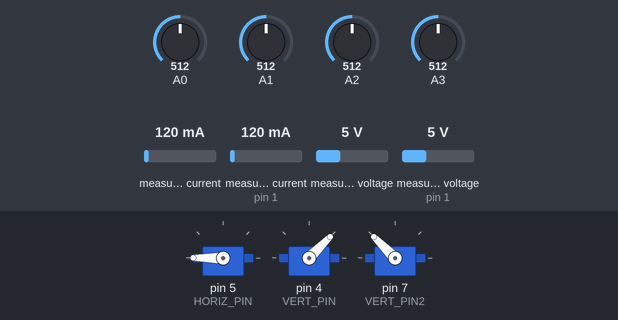
Recording of a sketch running on a simulated Arduino Uno, built with avr-gcc and run on an emulated ATmega328P. Shown: 3 × servo. Inputs (shaded band) come from the test bench; at power-on: A0 = 512, A1 = 512, A2 = 512, A3 = 512, measured current 120 mA, measured current (sensor on pin 1) 120 mA, measured voltage 5 V, measured voltage (sensor on pin 1) 5 V. The local clock reads 2024-03-15 10:24:30 at power-on unless the sketch sets it; storage starts empty; what the sketch prints to the serial monitor is not drawn.

Above: at 3.7 s.
3.8 s: A0 set to 621
6.5 s: A0 set to 649
At 7.69 s:
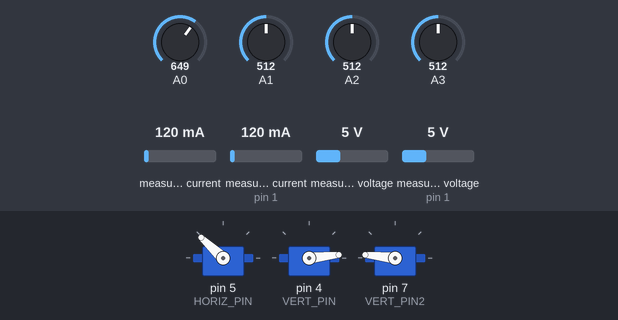
10.0 s: A1 set to 478
At 10.0 s:
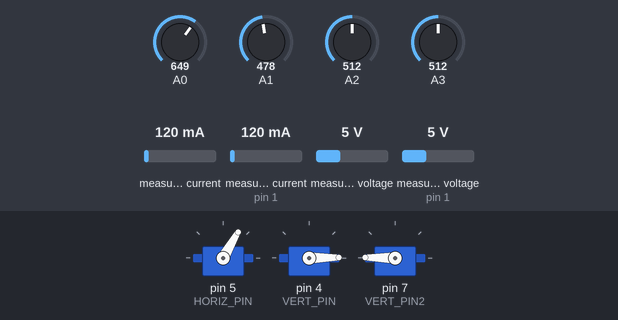
11.5 s: A2 set to 483
At 14.3 s:
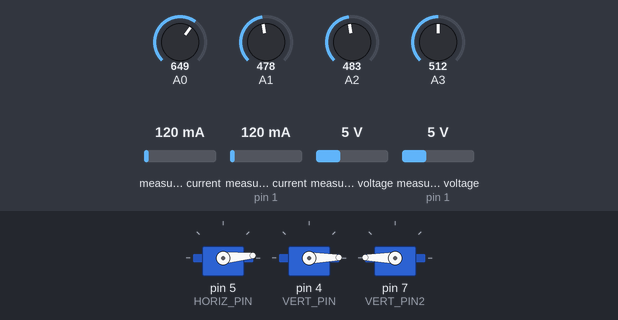
15.0 s: A3 set to 150
At 15.92 s:
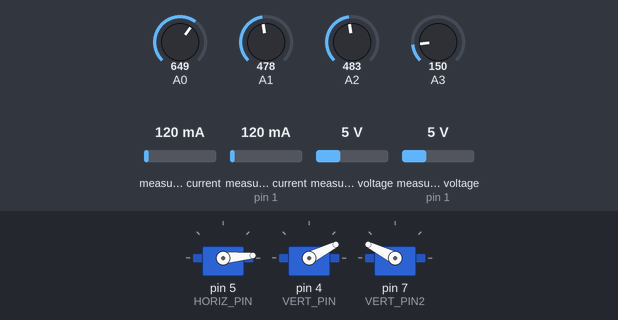
18.5 s: A3 set to 992
At 24.9 s:
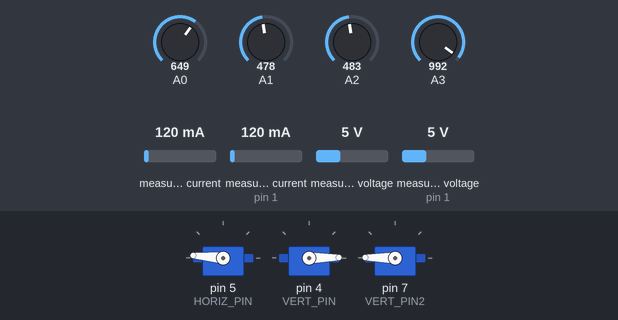
Timing chart, 0 to 25.2 s (numbered marks = the images above; inputs shaded):
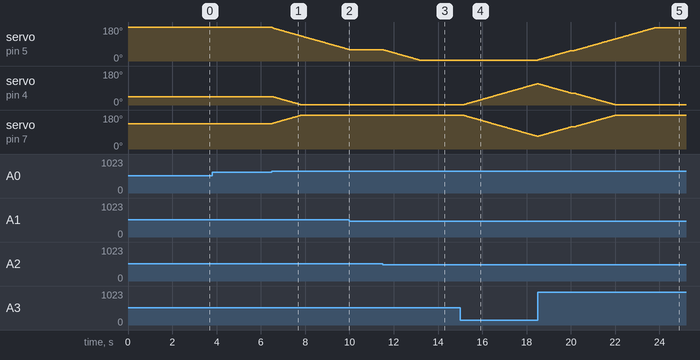

Measured:
- the behaviour switches between 633 and 634 on A0 (found by bisection; images 0 and 1)
- the behaviour switches between 497 and 496 on A1 (found by bisection; images 1 and 2)
- the behaviour switches between 494 and 493 on A2 (found by bisection; images 2 and 3)
- after the input at 3.8 s, every drawn part: stays the same
- after the input at 6.5 s, servo on pin 5 (HORIZ_PIN): moves from 180° to 60° over 3.5 s, starting at once; servo on pin 4 (VERT_PIN): moves from 45° to 1° over 1.3 s, starting at once; servo on pin 7 (VERT_PIN2): moves from 135° to 179° over 1.3 s, starting at once
- after the input at 10.0 s, servo on pin 5 (HORIZ_PIN): stays 60° (without the input it goes to 59° after 0.15 s)
- after the input at 11.5 s, servo on pin 5 (HORIZ_PIN): moves from 60° to 5° over 1.6 s, starting at once
- after the input at 15.0 s, servo on pin 4 (VERT_PIN): moves from 1° to 113° over 3.3 s, starting after 0.15 s; servo on pin 7 (VERT_PIN2): moves from 179° to 67° over 3.3 s, starting after 0.15 s
- after the input at 18.5 s, servo on pin 5 (HORIZ_PIN): moves from 5° to 175° over 5.3 s, starting at once

The sketch:

main.ino
```cpp
#include <Wire.h>
#include <SPI.h>
#include <SD.h>
#include <Servo.h>
#include <RTClib.h>
#include <Adafruit_INA219.h>

const long BAUD = 4800;
const bool IGNORE_TIME_WINDOW = true;
const bool PARK_AT_START = true;
const bool SERVOS_ON = true;
const bool ENABLE_INA = true;
const bool SERIAL_ALSO_WITH_SD = true;
const bool SET_CLOCK = false;
const uint8_t START_HOUR = 9;
const uint8_t END_HOUR   = 17;
const int tol   = 60; //60 mid, 30 sensitive, 120 not much
const int dtime = 30;  // big fast slow bad
const int LDR_MAX = 1000;
const int LDR_MIN = 40;
const int HORIZ_DIR = 1;
const int VERT_DIR  = 1;
const unsigned long LOG_MS       = 5000;
const unsigned long POWER_MS     = 1000;
const unsigned long INA_RETRY_MS = 10000;
const uint8_t INA_PANEL_ADDR = 0x40;
const uint8_t INA_UNO_ADDR   = 0x41;
const uint8_t HORIZ_PIN = 5, VERT_PIN = 4, VERT_PIN2 = 7, SD_CS = 10;
const bool VERT2_MIRROR = true;
const int VERT2_OFFSET = 0;
int ldrlt = A0;
int ldrrt = A3;
int ldrld = A1;
int ldrrd = A2;

Servo horizontal;
int servohori = 180;
int servohoriLimitHigh = 175;
int servohoriLimitLow  = 5;

Servo vertical;
Servo vertical2;
int servovert = 45;
int servovertLimitHigh = 160;
int servovertLimitLow  = 1;

RTC_DS3231 rtc;
Adafruit_INA219 inaPanel(INA_PANEL_ADDR);
Adafruit_INA219 inaUno(INA_UNO_ADDR);
int lt = 0, rt = 0, ld = 0, rd = 0;
bool rtcOk = false, sdOk = false, wasActive = false;
bool inaPanelOk = false, inaUnoOk = false;
float pV = 0, pmA = 0, pmW = 0;
float uV = 0, umA = 0, umW = 0;
float netmW = 0, netmWh = 0;
unsigned long lastTrack = 0, lastLog = 0, lastPower = 0, lastEnergy = 0, lastRetry = 0;

bool i2cPresent(uint8_t addr) {
  Wire.beginTransmission(addr);
  return Wire.endTransmission() == 0;
}

int readLdr(int pin) {
  analogRead(pin);
  long s = 0;
  for (int i = 0; i < 8; i++) s += analogRead(pin);
  return s / 8;
}

void writeVerticals() {
  vertical.write(servovert);
  int a = VERT2_MIRROR ? 180 - servovert : servovert;
  vertical2.write(constrain(a + VERT2_OFFSET, 0, 180));
}

void park() {
  servohori = 180;
  servovert = 45;
  horizontal.write(servohori);
  writeVerticals();
}

void retryIna() {
  if (!ENABLE_INA) return;
  if (inaPanelOk && inaUnoOk) return;
  if (millis() - lastRetry < INA_RETRY_MS) return;
  lastRetry = millis();
  if (!inaPanelOk) inaPanelOk = i2cPresent(INA_PANEL_ADDR) && inaPanel.begin();
  if (!inaUnoOk)   inaUnoOk   = i2cPresent(INA_UNO_ADDR) && inaUno.begin();
}

void readPower() {
  if (inaPanelOk) {
    pV  = inaPanel.getBusVoltage_V();
    pmA = inaPanel.getCurrent_mA();
    pmW = inaPanel.getPower_mW();
  } else {
    pV = pmA = pmW = 0;
  }
  if (inaUnoOk) {
    uV  = inaUno.getBusVoltage_V();
    umA = inaUno.getCurrent_mA();
    umW = inaUno.getPower_mW();
  } else {
    uV = umA = umW = 0;
  }
  unsigned long t = millis();
  if (inaPanelOk && inaUnoOk) {
    netmW = pmW - umW;
    netmWh += netmW * (t - lastEnergy) / 3600000.0;
  } else {
    netmW = 0;
  }
  lastEnergy = t;
}

void track() {
  lt = readLdr(ldrlt);
  rt = readLdr(ldrrt);
  ld = readLdr(ldrld);
  rd = readLdr(ldrrd);

  if (lt > LDR_MAX && rt > LDR_MAX && ld > LDR_MAX && rd > LDR_MAX) return;
  if (lt < LDR_MIN && rt < LDR_MIN && ld < LDR_MIN && rd < LDR_MIN) return;

  int avt = (lt + rt) / 2;
  int avd = (ld + rd) / 2;
  int avl = (lt + ld) / 2;
  int avr = (rt + rd) / 2;

  int dvert  = avt - avd;
  int dhoriz = avl - avr;

  if (abs(dvert) > tol) {
    if (avt > avd) servovert -= VERT_DIR;
    else           servovert += VERT_DIR;
    servovert = constrain(servovert, servovertLimitLow, servovertLimitHigh);
    writeVerticals();
  }

  if (abs(dhoriz) > tol) {
    if (avl > avr) servohori -= HORIZ_DIR;
    else           servohori += HORIZ_DIR;
    servohori = constrain(servohori, servohoriLimitLow, servohoriLimitHigh);
    horizontal.write(servohori);
  }
}

void logData() {
  char ts[20], name[13];
  if (rtcOk) {
    DateTime now = rtc.now();
    snprintf(ts, sizeof(ts), "%04d-%02d-%02d %02d:%02d:%02d", (int)now.year(),
             (int)now.month(), (int)now.day(), (int)now.hour(), (int)now.minute(),
             (int)now.second());
    snprintf(name, sizeof(name), "%02d%02d%02d.CSV",
             (int)(now.year() % 100), (int)now.month(), (int)now.day());
  } else {
    snprintf(ts, sizeof(ts), "t+%lus", millis() / 1000);
    strcpy(name, "TEST.CSV");
  }

  if (!sdOk || SERIAL_ALSO_WITH_SD) {
    Serial.print(ts);
    Serial.print(F("  lt ")); Serial.print(lt);
    Serial.print(F(" rt ")); Serial.print(rt);
    Serial.print(F(" ld ")); Serial.print(ld);
    Serial.print(F(" rd ")); Serial.print(rd);
    Serial.print(F("  hori ")); Serial.print(servohori);
    Serial.print(F(" vert ")); Serial.print(servovert);
    Serial.print(F("  P ")); Serial.print(pV, 2); Serial.print(F("V "));
    Serial.print(pmA, 0); Serial.print(F("mA ")); Serial.print(pmW, 0); Serial.print(F("mW"));
    Serial.print(F("  U ")); Serial.print(uV, 2); Serial.print(F("V "));
    Serial.print(umA, 0); Serial.print(F("mA ")); Serial.print(umW, 0); Serial.print(F("mW"));
    Serial.print(F("  net ")); Serial.print(netmW, 0); Serial.print(F("mW "));
    Serial.print(netmWh, 2); Serial.println(F("mWh"));
  }

  if (!sdOk) return;

  bool isNew = !SD.exists(name);
  File f = SD.open(name, FILE_WRITE);
  if (!f) {
    Serial.println(F("SD open failed"));
    return;
  }
  if (isNew) f.println(F("time,lt,rt,ld,rd,hori,vert,pV,pmA,pmW,uV,umA,umW,netmW,netmWh"));
  f.print(ts);
  f.print(','); f.print(lt);
  f.print(','); f.print(rt);
  f.print(','); f.print(ld);
  f.print(','); f.print(rd);
  f.print(','); f.print(servohori);
  f.print(','); f.print(servovert);
  f.print(','); f.print(pV, 2);
  f.print(','); f.print(pmA, 1);
  f.print(','); f.print(pmW, 1);
  f.print(','); f.print(uV, 2);
  f.print(','); f.print(umA, 1);
  f.print(','); f.print(umW, 1);
  f.print(','); f.print(netmW, 1);
  f.print(','); f.println(netmWh, 3);
  f.close();
}

void setup() {
  Serial.begin(BAUD);
  Serial.println(F("Ok."));

  if (SERVOS_ON) {
    horizontal.attach(HORIZ_PIN);
    vertical.attach(VERT_PIN);
    vertical2.attach(VERT_PIN2);
    if (PARK_AT_START) park();
  } else {
    Serial.println(F("Servos off"));
  }

  Wire.begin();
#if defined(WIRE_HAS_TIMEOUT)
  Wire.setWireTimeout(25000, true);
#endif

  rtcOk = i2cPresent(0x68) && rtc.begin();
  if (!rtcOk) {
    Serial.println(F("No clock found: running without time"));
  } else {
    Serial.println(F("Clock ready"));
    if (SET_CLOCK || rtc.lostPower()) {
      rtc.adjust(DateTime(F(__DATE__), F(__TIME__)));
      Serial.println(F("Clock set"));
    }
  }

  if (ENABLE_INA) {
    inaPanelOk = i2cPresent(INA_PANEL_ADDR) && inaPanel.begin();
    inaUnoOk   = i2cPresent(INA_UNO_ADDR) && inaUno.begin();
    Serial.println(inaPanelOk ? F("INA219 #1 (panel) ready") : F("No INA219 #1: running without it"));
    Serial.println(inaUnoOk   ? F("INA219 #2 (Uno) ready")   : F("No INA219 #2: running without it"));
  } else {
    Serial.println(F("INA219 disabled"));
  }

  sdOk = SD.begin(SD_CS);
  if (sdOk) Serial.println(F("SD card ready"));
  else      Serial.println(F("No SD card: printing to Serial only"));

  delay(2500);
  lastEnergy = lastPower = lastRetry = millis();
  Serial.println(F("Tracker ready"));
}

void loop() {
  bool active = true;
  if (rtcOk && !IGNORE_TIME_WINDOW) {
    DateTime now = rtc.now();
    active = (now.hour() >= START_HOUR && now.hour() < END_HOUR);
  }

  if (!active) {
    if (wasActive) {
      park();
      wasActive = false;
    }
    delay(1000);
    return;
  }
  wasActive = true;

  unsigned long t = millis();
  if (t - lastTrack >= (unsigned long)dtime) {
    lastTrack = t;
    track();
  }
  if (t - lastPower >= POWER_MS) {
    lastPower = t;
    retryIna();
    readPower();
  }
  if (t - lastLog >= LOG_MS) {
    lastLog = t;
    logData();
  }
}
```
